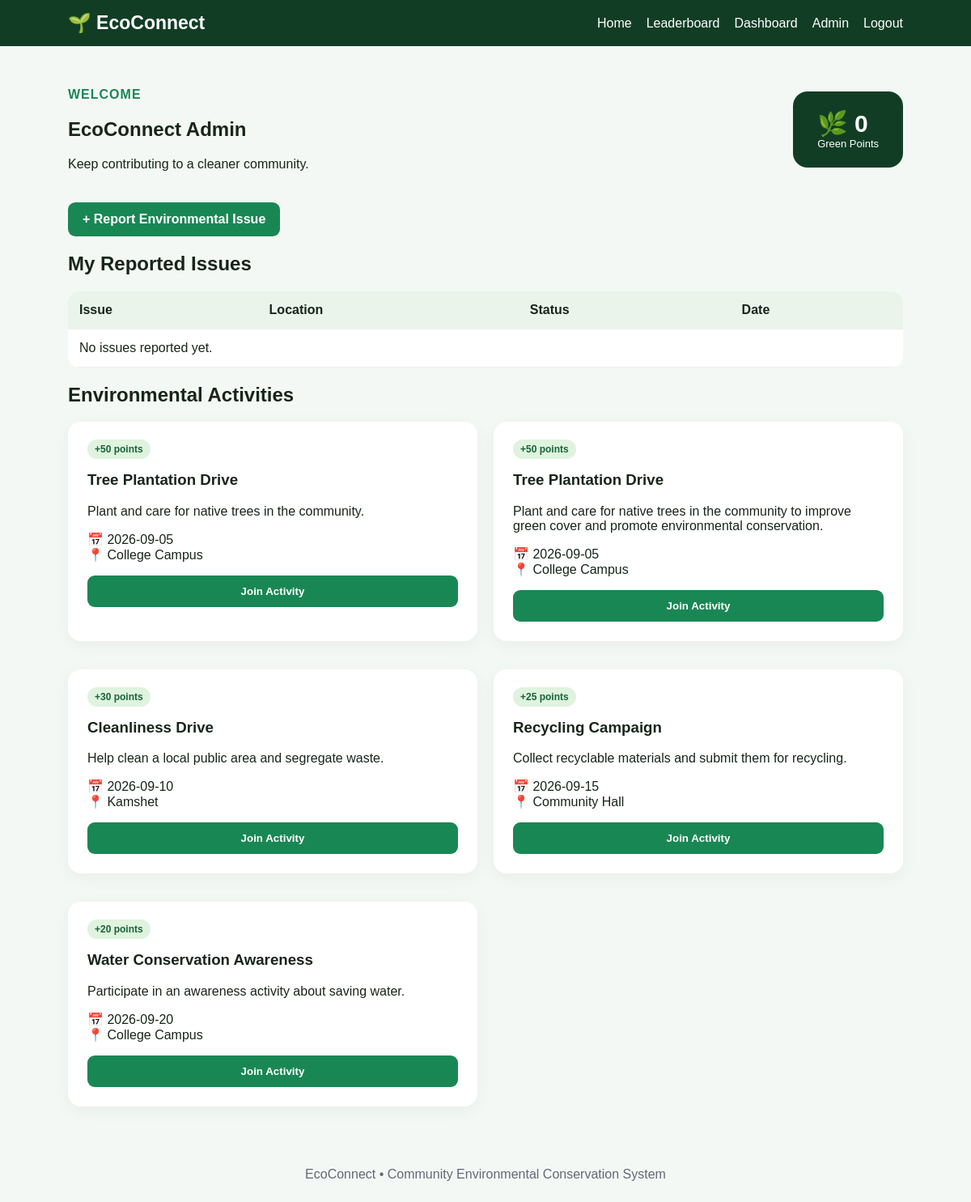
The app's page /dashboard (signed in) with its own data.
### tables this page shows
CREATE TABLE users (
        id INTEGER PRIMARY KEY AUTOINCREMENT,
        name TEXT NOT NULL,
        email TEXT UNIQUE NOT NULL,
        password TEXT NOT NULL,
        role TEXT DEFAULT 'user',
        points INTEGER DEFAULT 0,
        created_at TIMESTAMP DEFAULT CURRENT_TIMESTAMP
    );

CREATE TABLE activities (
        id INTEGER PRIMARY KEY AUTOINCREMENT,
        title TEXT NOT NULL,
        description TEXT NOT NULL,
        points INTEGER DEFAULT 10,
        date TEXT,
        location TEXT
    );

### app.py (the view)
@app.route("/dashboard")
def dashboard():
    if not current_user():
        return redirect(url_for("login"))
    conn = get_db()
    issues = conn.execute(
        "SELECT * FROM issues WHERE user_id=? ORDER BY id DESC",
        (session["user_id"],)
    ).fetchall()
    activities = conn.execute("SELECT * FROM activities ORDER BY date").fetchall()
    joined = {
        row["activity_id"] for row in conn.execute(
            "SELECT activity_id FROM participations WHERE user_id=?",
            (session["user_id"],)
        ).fetchall()
    }
    conn.close()
    return render_template("dashboard.html", issues=issues,
                           activities=activities, joined=joined)

### app.py (called while the page is built)
def get_db():
    conn = sqlite3.connect(DATABASE)
    conn.row_factory = sqlite3.Row
    return conn

def current_user():
    if "user_id" not in session:
        return None
    conn = get_db()
    user = conn.execute("SELECT * FROM users WHERE id=?", (session["user_id"],)).fetchone()
    conn.close()
    return user

@app.context_processor
def inject_user():
    return {"current_user": current_user()}

### templates/dashboard.html
{% extends "base.html" %}
{% block content %}
<section class="dashboard-head">
    <div>
        <p class="tag">WELCOME</p>
        <h1>{{ current_user['name'] }}</h1>
        <p>Keep contributing to a cleaner community.</p>
    </div>
    <div class="points">🌿 {{ current_user['points'] }}<small>Green Points</small></div>
</section>
<div class="hero-buttons">
    <a class="btn" href="{{ url_for('report') }}">+ Report Environmental Issue</a>
</div>
<h2>My Reported Issues</h2>
<div class="table-wrap">
<table>
<tr><th>Issue</th><th>Location</th><th>Status</th><th>Date</th></tr>
{% for i in issues %}
<tr>
<td>{{ i['title'] }}</td>
<td>{{ i['location'] }}</td>
<td><span class="status {{ i['status'].replace(' ','-').lower() }}">{{ i['status'] }}</span></td>
<td>{{ i['created_at'] }}</td>
</tr>
{% else %}
<tr><td colspan="4">No issues reported yet.</td></tr>
{% endfor %}
</table>
</div>
<h2>Environmental Activities</h2>
<div class="grid">
{% for a in activities %}
<div class="card">
<span class="badge">+{{ a['points'] }} points</span>
<h3>{{ a['title'] }}</h3>
<p>{{ a['description'] }}</p>
<p>📅 {{ a['date'] }}<br>📍 {{ a['location'] }}</p>
{% if a['id'] in joined %}
<button class="btn disabled" disabled>Joined ✓</button>
{% else %}
<form method="POST" action="{{ url_for('join_activity', activity_id=a['id']) }}">
<button class="btn">Join Activity</button>
</form>
{% endif %}
</div>
{% endfor %}
</div>
{% endblock %}

### style.css (style rules this page uses)
* { box-sizing: border-box; }
body { margin: 0; font-family: Arial, Helvetica, sans-serif; background: #f4f8f4; color: #17251a; }
.tag { color: #198754; font-weight: 800; letter-spacing: 1px; }
.hero-buttons { display: flex; gap: 12px; margin-top: 22px; flex-wrap: wrap; }
.btn { border: 0; background: #198754; color: white; text-decoration: none; padding: 12px 18px; border-radius: 9px; cursor: pointer; display: inline-block; font-weight: 700; }
.stats div, .card, .form-card { background: white; border-radius: 16px; padding: 24px; box-shadow: 0 5px 20px #0000000c; }
.grid { display: grid; grid-template-columns: repeat(2,1fr); gap: 20px; }
.card { margin-bottom: 15px; }
.badge { background: #dff3df; color: #17633a; padding: 5px 9px; border-radius: 20px; font-size: 12px; font-weight: bold; }
form { display: flex; flex-direction: column; gap: 10px; }
.dashboard-head { display: flex; justify-content: space-between; align-items: center; }
.points { background: #123d25; color: white; border-radius: 18px; padding: 22px 30px; font-size: 30px; font-weight: 800; }
.points small { display: block; font-size: 13px; font-weight: normal; }
.table-wrap { overflow-x: auto; background: white; border-radius: 14px; }
table { width: 100%; border-collapse: collapse; }
th, td { padding: 14px; border-bottom: 1px solid #eee; text-align: left; vertical-align: top; }
th { background: #eaf4eb; }

### records on screen
users: name "EcoConnect Admin", points "0"
activities: points "50", title "Tree Plantation Drive", description "Plant and care for native trees in the community.", date "2026-09-05", location "College Campus"
activities: points "50", title "Tree Plantation Drive", description "Plant and care for native trees in the community to improve green cover and promote environmental conservation.", date "2026-09-05", location "College Campus"
activities: points "30", title "Cleanliness Drive", description "Help clean a local public area and segregate waste.", date "2026-09-10", location "Kamshet"
activities: points "25", title "Recycling Campaign", description "Collect recyclable materials and submit them for recycling.", date "2026-09-15", location "Community Hall"
activities: points "20", title "Water Conservation Awareness", description "Participate in an awareness activity about saving water.", date "2026-09-20", location "College Campus"
